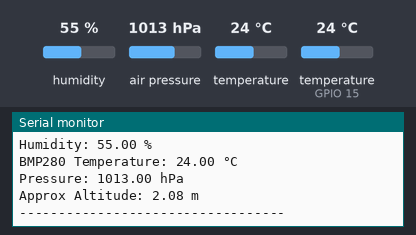
Bench run of a sketch on a simulated ESP32. Shown: the last lines printed to the serial monitor. The test bench sets the inputs (shaded band); at power-on: humidity 55 %, air pressure 1013 hPa, temperature 24 °C, temperature (sensor on GPIO 15) 24 °C.

Above: at 1.2 s.
1.3 s: humidity set to 22 %
2.8 s: air pressure set to 952 hPa
At 4.2 s:
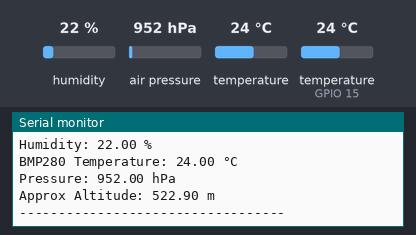
4.3 s: temperature (sensor 0) set to 12 °C
5.8 s: temperature (sensor on GPIO 15) set to 12 °C
7.3 s: humidity set to 40 %
8.8 s: air pressure set to 975 hPa
At 10.9 s:
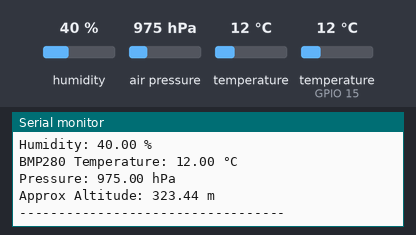
Timing chart, 0 to 11.3 s (numbered marks = the images above; inputs shaded):
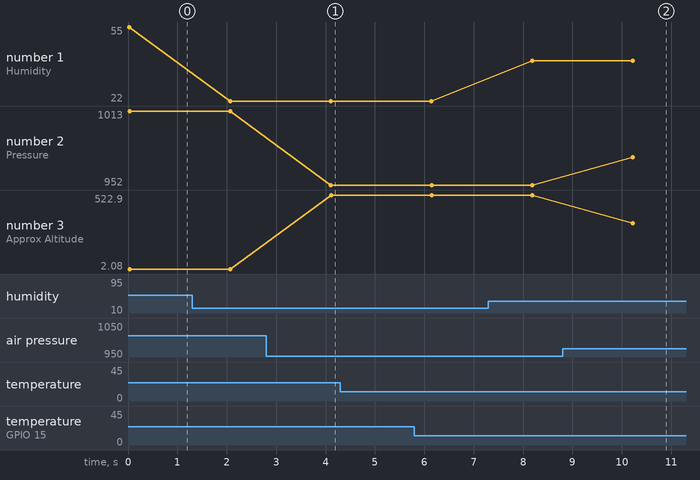

The sketch:

Sensor_Test_DHT11_and_BMP280.ino
```cpp
#include <Wire.h>
#include <Adafruit_BMP280.h>
#include "DHT.h"

#define DHTPIN 15
#define DHTTYPE DHT11

DHT dht(DHTPIN, DHTTYPE);
Adafruit_BMP280 bmp;

void setup() {
  Serial.begin(115200);
  Serial.println("Starting Combined Sensor Test...");

  // Initialize DHT
  dht.begin();

  // Initialize I2C for ESP32 (SDA, SCL)
  Wire.begin(21, 22);

  // Try BMP280 address 0x76 first
  if (!bmp.begin(0x76)) {
    Serial.println("BMP280 not found at 0x76, trying 0x77...");

    // Try alternate address
    if (!bmp.begin(0x77)) {
      Serial.println("BMP280 not found! Check wiring.");
      while (1);
    }
  }

  Serial.println("BMP280 Initialized Successfully!");
  Serial.println("----------------------------------");
}

void loop() {

  float humidity = dht.readHumidity();
  float temperature_dht = dht.readTemperature();

  float temperature_bmp = bmp.readTemperature();
  float pressure = bmp.readPressure() / 100.0;  // Convert Pa to hPa
  float altitude = bmp.readAltitude(1013.25);

  Serial.println("------ SENSOR READINGS ------");

  // DHT11 Output
  if (isnan(humidity) || isnan(temperature_dht)) {
    Serial.println("DHT11 read failed!");
  } else {
    Serial.print("DHT11 Temperature: ");
    Serial.print(temperature_dht);
    Serial.println(" °C");

    Serial.print("Humidity: ");
    Serial.print(humidity);
    Serial.println(" %");
  }

  // BMP280 Output
  Serial.print("BMP280 Temperature: ");
  Serial.print(temperature_bmp);
  Serial.println(" °C");

  Serial.print("Pressure: ");
  Serial.print(pressure);
  Serial.println(" hPa");

  Serial.print("Approx Altitude: ");
  Serial.print(altitude);
  Serial.println(" m");

  Serial.println("----------------------------------");
  Serial.println();

  delay(2000);
}
```

Measured:
- after the input at 2.8 s, the serial monitor: prints a new line after 1.3 s (image 1)
- after the input at 8.8 s, the serial monitor: prints a new line after 1.4 s (image 2)
- plotted number 1: 55 → 22 after the input at 1.3 s, 22 → 40 after the input at 7.3 s
- plotted number 2: 1013 → 952 after the input at 2.8 s, 952 → 975 after the input at 8.8 s
- plotted number 3: 2.08 → 522.9 after the input at 2.8 s, 522.9 → 323.44 after the input at 8.8 s
